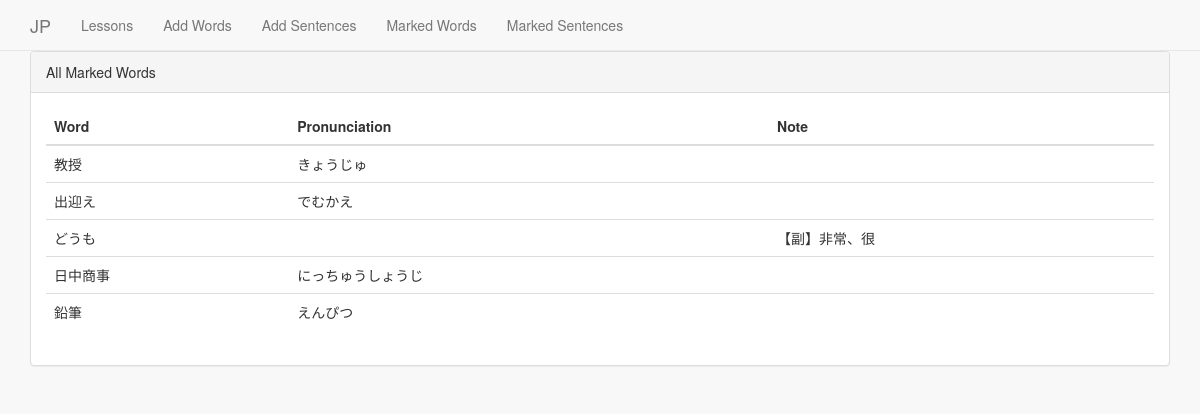
Before: /words_allmarked/ with the older database file.
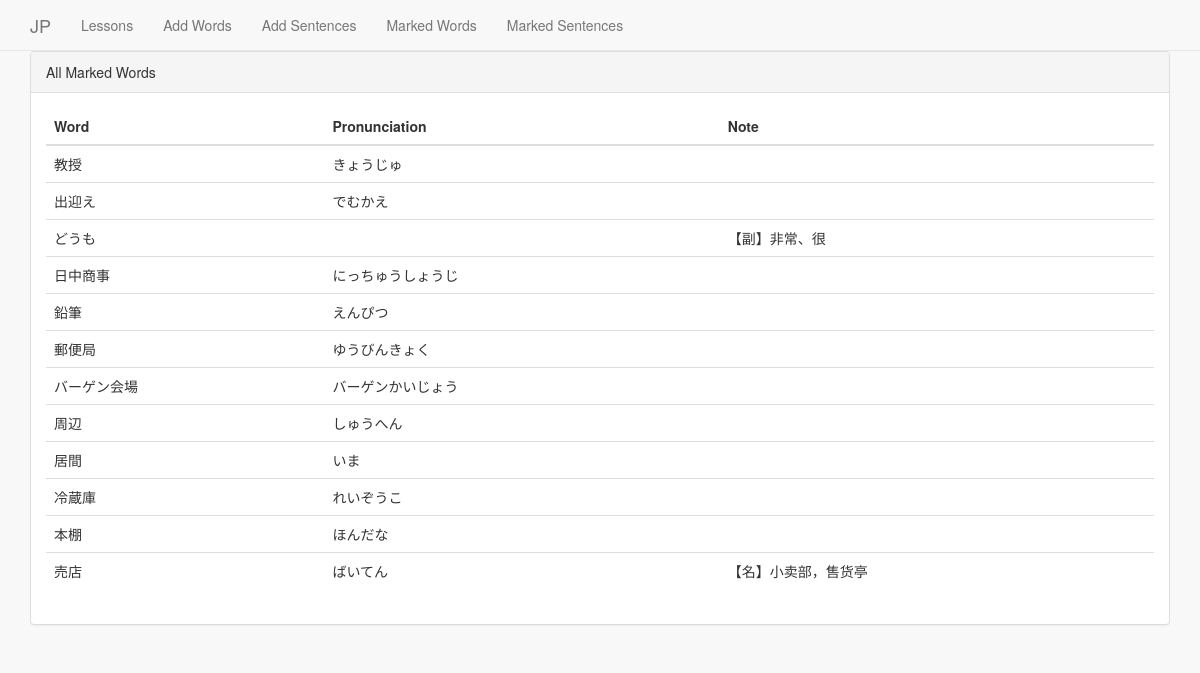
After: the same page with the newer database file.
### notebook/models.py (models this page shows)
class Word(models.Model):
    lesson = models.ForeignKey(Lesson, on_delete=models.CASCADE)
    word = models.CharField(max_length=1000)
    pronunciation = models.CharField(max_length=1000)
    note = models.CharField(max_length=1000)
    marked = models.BooleanField(default=False)
    highlighted = models.BooleanField(default=False)
    mastered = models.BooleanField(default=False)

### notebook/views.py (the view)
# urls.py: url(r'^words_allmarked/', views.words_allmarked, name="words_allmarked"),
def words_allmarked(request):
    words = Word.objects.filter(marked=True)
    return render(request, "notebook/words_allmarked.html", locals())

### notebook/templates/notebook/words_allmarked.html (shortened to what this page needs)
{% extends "notebook/layout.html" %}
{% block content %}
    <div class="container">
        <div class="panel panel-default">
            <div class="panel-heading">All Marked Words</div>
            <div class="panel-body">
                <table class="table table-hover">
                    <thead>
                        <tr>
                            <th>Word</th>
                            <th>Pronunciation</th>
                            <th>Note</th>
                        </tr>
                    </thead>
                    <tbody>
                        {% for word in words %}
                        <tr>
                            <td>{{word.word}}</td>
                            <td>{{word.pronunciation}}</td>
                            <td>{{word.note}}</td>
                        </tr>
                        {% endfor %}
                    </tbody>
                </table>
            </div>
        </div>
    </div>
{% endblock %}

Changed rows visible on the page:
now on this page (row edited): Word: word "郵便局", pronunciation "ゆうびんきょく"
now on this page (row edited): Word: word "バーゲン会場", pronunciation "バーゲンかいじょう"
now on this page (row edited): Word: word "周辺", pronunciation "しゅうへん"
added Word: word "居間", pronunciation "いま"
added Word: word "冷蔵庫", pronunciation "れいぞうこ"
added Word: word "本棚", pronunciation "ほんだな"
added Word: word "売店", pronunciation "ばいてん", note "【名】小卖部，售货亭"
